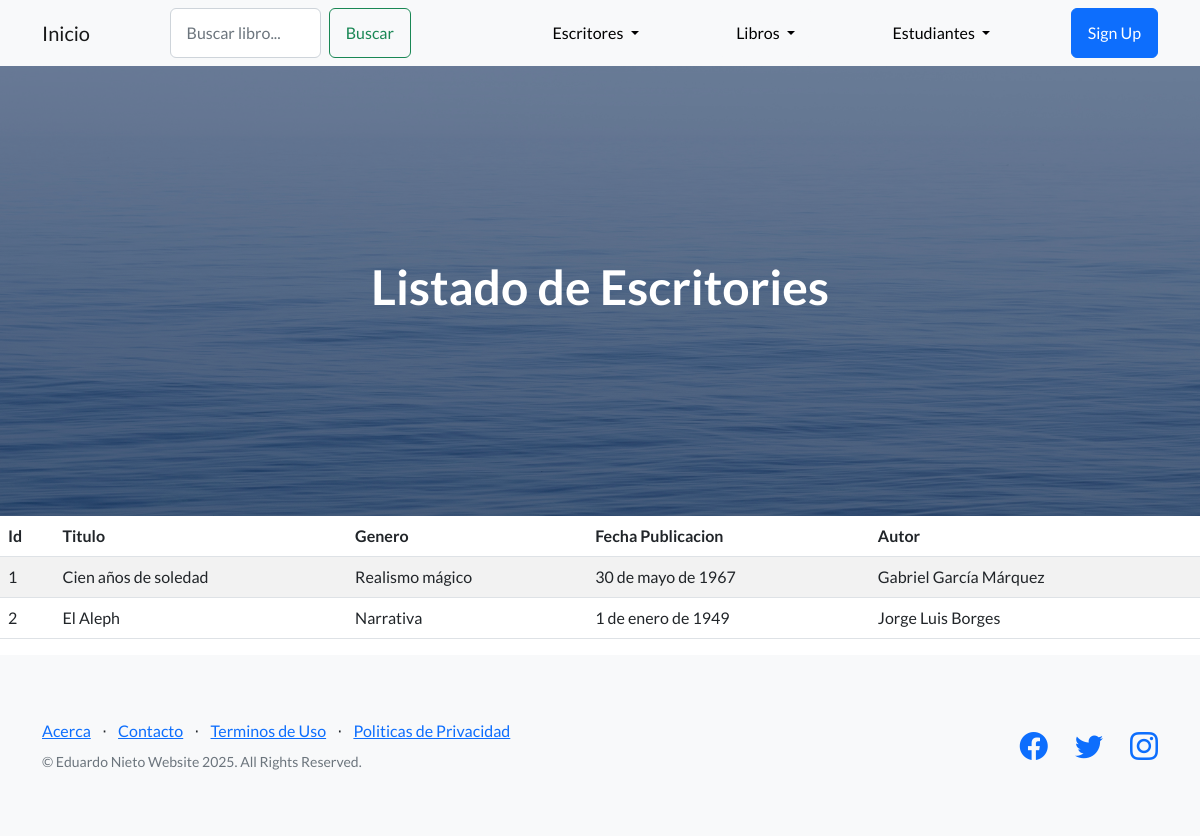
Before: /listar_libros/ with the older database file.
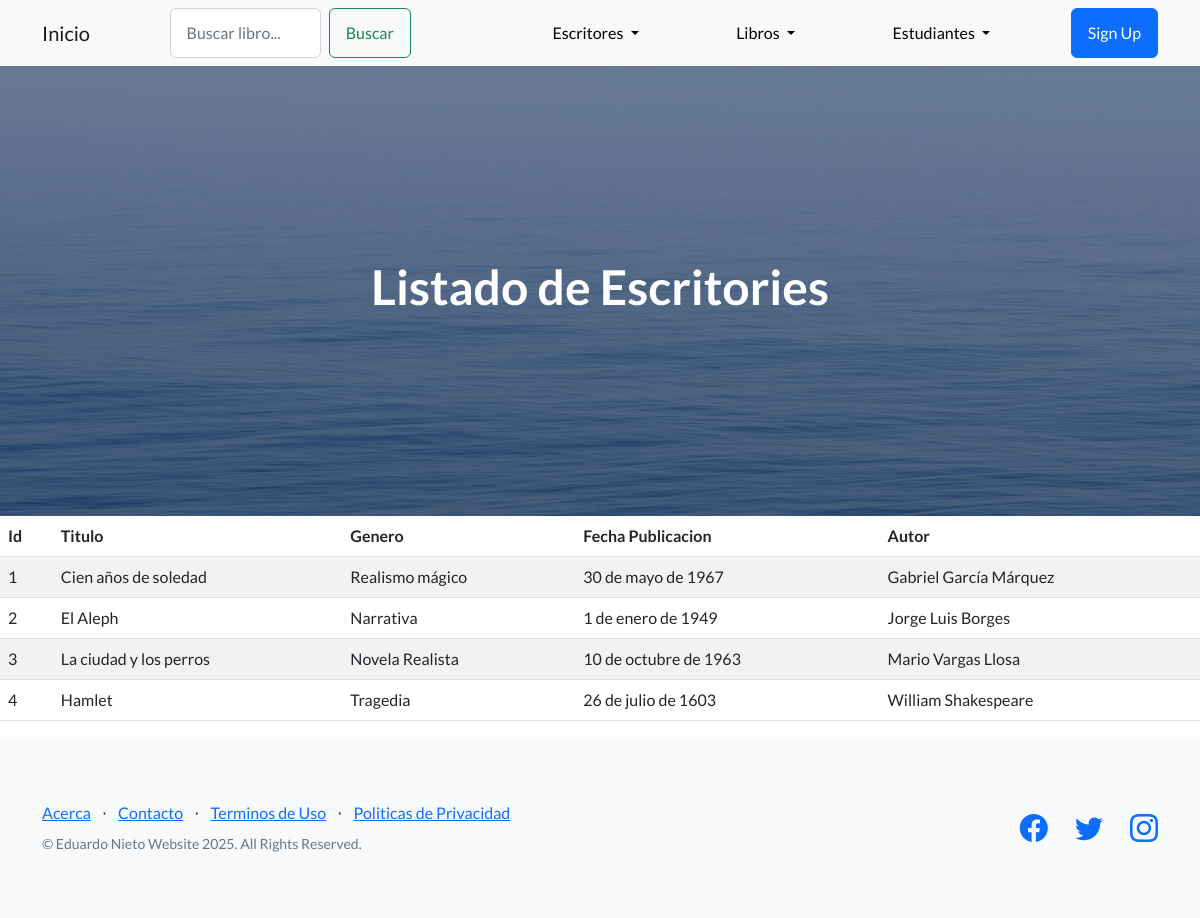
After: the same page with the newer database file.
### libreria/models.py (models this page shows, shortened)
class Libro(models.Model):
    titulo = models.CharField(max_length=200)
    genero = models.CharField(max_length=100)
    fecha_publicacion = models.DateField()
    escritor = models.ForeignKey(Escritor, on_delete=models.CASCADE)

class Escritor(models.Model):
    nombre = models.CharField(max_length=100)
    nacionalidad = models.CharField(max_length=100)
    fecha_nacimiento = models.DateField(null=True, blank=True)
    def __str__(self):
        return self.nombre

### libreria/views.py (the view)
# urls.py: path('listar_libros/', Libros, name='listar_libros'),
def Libros(request):
    query = request.GET.get('q', '')  # Obtiene el término de búsqueda
    if query:
        libros = Libro.objects.filter(titulo__icontains=query)  # Filtra por título
    else:
        libros = Libro.objects.all()  # Si no hay búsqueda, muestra todos
    return render(request, 'libreria/listar_libros.html', {'libros': libros, 'query': query})

### libreria/templates/libreria/listar_libros.html
{% extends 'libreria/index.html' %}
{% block titulo %}
<h1>Listado de Escritories</h1>
{% endblock titulo %}
{% block contenido %}
<table class="table table-striped">
    <thead>
        <tr>
            <th>Id</th>
            <th>Titulo</th>
            <th>Genero</th>
            <th>Fecha Publicacion</th>
            <th>Autor</th>
        </tr>
    </thead>
    <tbody>
    {% for p in libros  %}
        <tr>
            <td>{{ p.id }}</td>
            <td>{{ p.titulo }}</td>
            <td>{{ p.genero }}</td>
            <td>{{ p.fecha_publicacion }}</td>
            <td>{{ p.escritor }}</td>
        </tr>
    {% endfor %}
    </tbody>
</table>
{% endblock contenido %}

### libreria/templates/libreria/index.html (shortened to what this page needs)
<!DOCTYPE html>
<html lang="en">
    <head>
        {% load static %}
        <link href="https://cdn.jsdelivr.net/npm/bootstrap-icons@1.5.0/font/bootstrap-icons.css" rel="stylesheet" type="text/css" />
        <link href="{% static 'css/styles.css' %}" rel="stylesheet" />
    </head>
    <body>
            <nav class="navbar navbar-light bg-light static-top">
                <div class="container">
                    <a class="navbar-brand" href="{% url 'index' %}">Inicio</a>
                    <form class="d-flex" method="GET" action="{% url 'listar_libros' %}">
                        <input class="form-control w-50 me-2" type="search" name="q" placeholder="Buscar libro..." aria-label="Search">
                        <button class="btn btn-outline-success" type="submit">Buscar</button>
                    </form>
                    <div class="dropdown">
                        <button class="btn btn-light dropdown-toggle" type="button" id="dropdownEscritores" data-bs-toggle="dropdown" aria-expanded="false">
                            Escritores
                        </button>
                    </div>
                    <div class="dropdown">
                        <button class="btn btn-light dropdown-toggle" type="button" id="dropdownLibros" data-bs-toggle="dropdown" aria-expanded="false">
                            Libros
                        </button>
                    </div>
                    <div class="dropdown">
                        <button class="btn btn-light dropdown-toggle" type="button" id="dropdownEstudiantes" data-bs-toggle="dropdown" aria-expanded="false">
                            Estudiantes
                        </button>
                    </div>
                    <a class="btn btn-primary" href="#signup">Sign Up</a>
                </div>
            </nav>
        <header class="masthead">
            <div class="container position-relative">
                <div class="row justify-content-center">
                    <div class="col-xl-6">
                        <div class="text-center text-white">
                            {% block titulo %}{% endblock titulo %}
                        </div>
                    </div>
                </div>
            </div>
        </header>
        {% block contenido %}
        {% endblock contenido %}
        <footer class="footer bg-light">
            <div class="container">
                <div class="row">
                    <div class="col-lg-6 h-100 text-center text-lg-start my-auto">
                        <ul class="list-inline mb-2">
                            <li class="list-inline-item"><a href="">Acerca</a></li>
                            <li class="list-inline-item">⋅</li>
                            <li class="list-inline-item"><a href="#!">Contacto</a></li>
                            <li class="list-inline-item">⋅</li>
                            <li class="list-inline-item"><a href="#!">Terminos de Uso</a></li>
                            <li class="list-inline-item">⋅</li>
                            <li class="list-inline-item"><a href="#!">Politicas de Privacidad</a></li>
                        </ul>
                        <p class="text-muted small mb-4 mb-lg-0">&copy; Eduardo Nieto Website 2025. All Rights Reserved.</p>
                    </div>
                    <div class="col-lg-6 h-100 text-center text-lg-end my-auto">
                        <ul class="list-inline mb-0">
                            <li class="list-inline-item me-4">
                                <a href="#!"><i class="bi-facebook fs-3"></i></a>
                            </li>
                            <li class="list-inline-item me-4">
                                <a href="#!"><i class="bi-twitter fs-3"></i></a>
                            </li>
                            <li class="list-inline-item">
                                <a href="#!"><i class="bi-instagram fs-3"></i></a>
                            </li>
                        </ul>
                    </div>
                </div>
            </div>
        </footer>
    </body>
</html>

Changed rows visible on the page:
added Libro: id "3", titulo "La ciudad y los perros", genero "Novela Realista", fecha_publicacion "10 de octubre de 1963", escritor "Mario Vargas Llosa"
added Libro: id "4", titulo "Hamlet", genero "Tragedia", fecha_publicacion "26 de julio de 1603", escritor "William Shakespeare"
